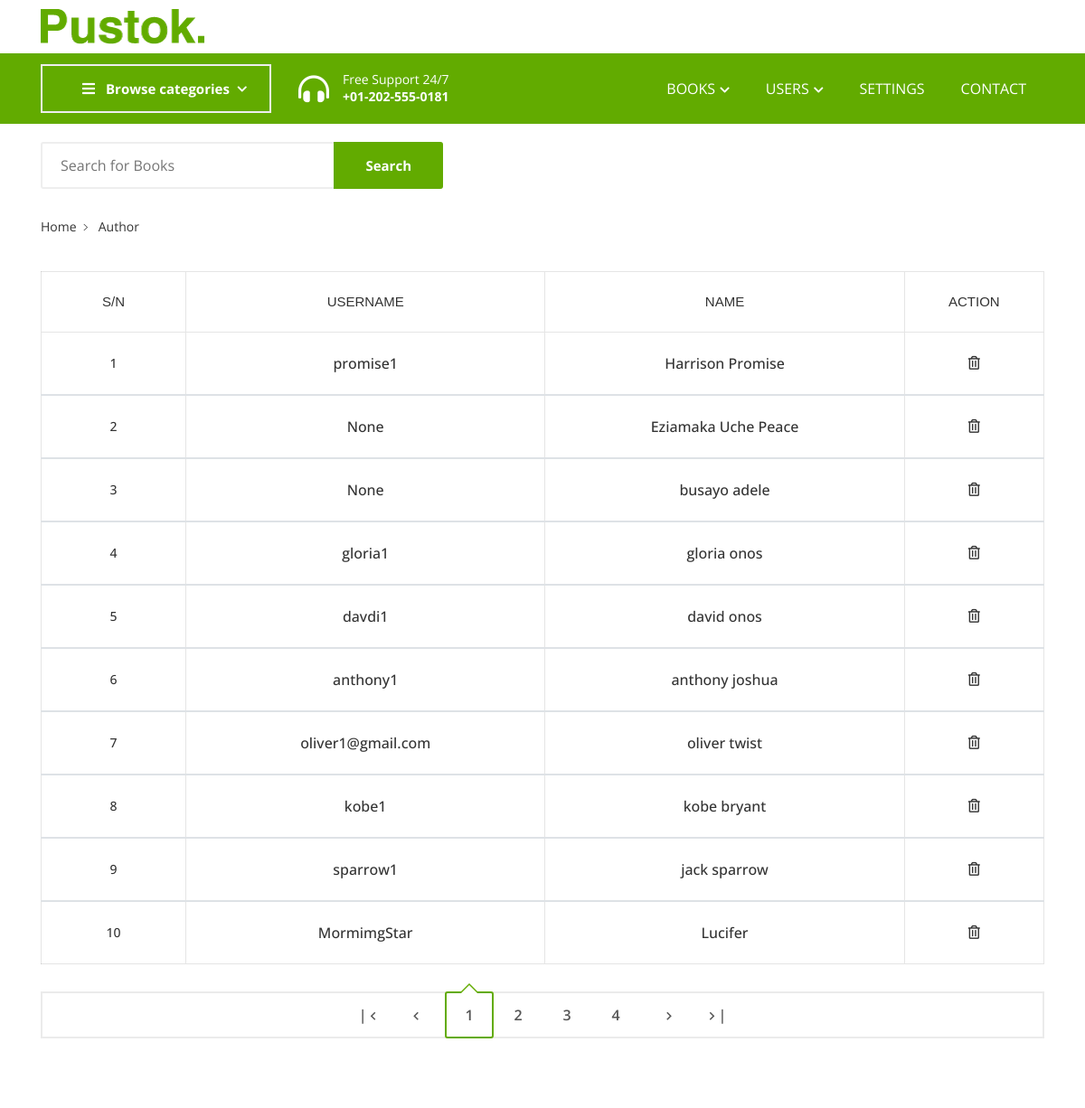
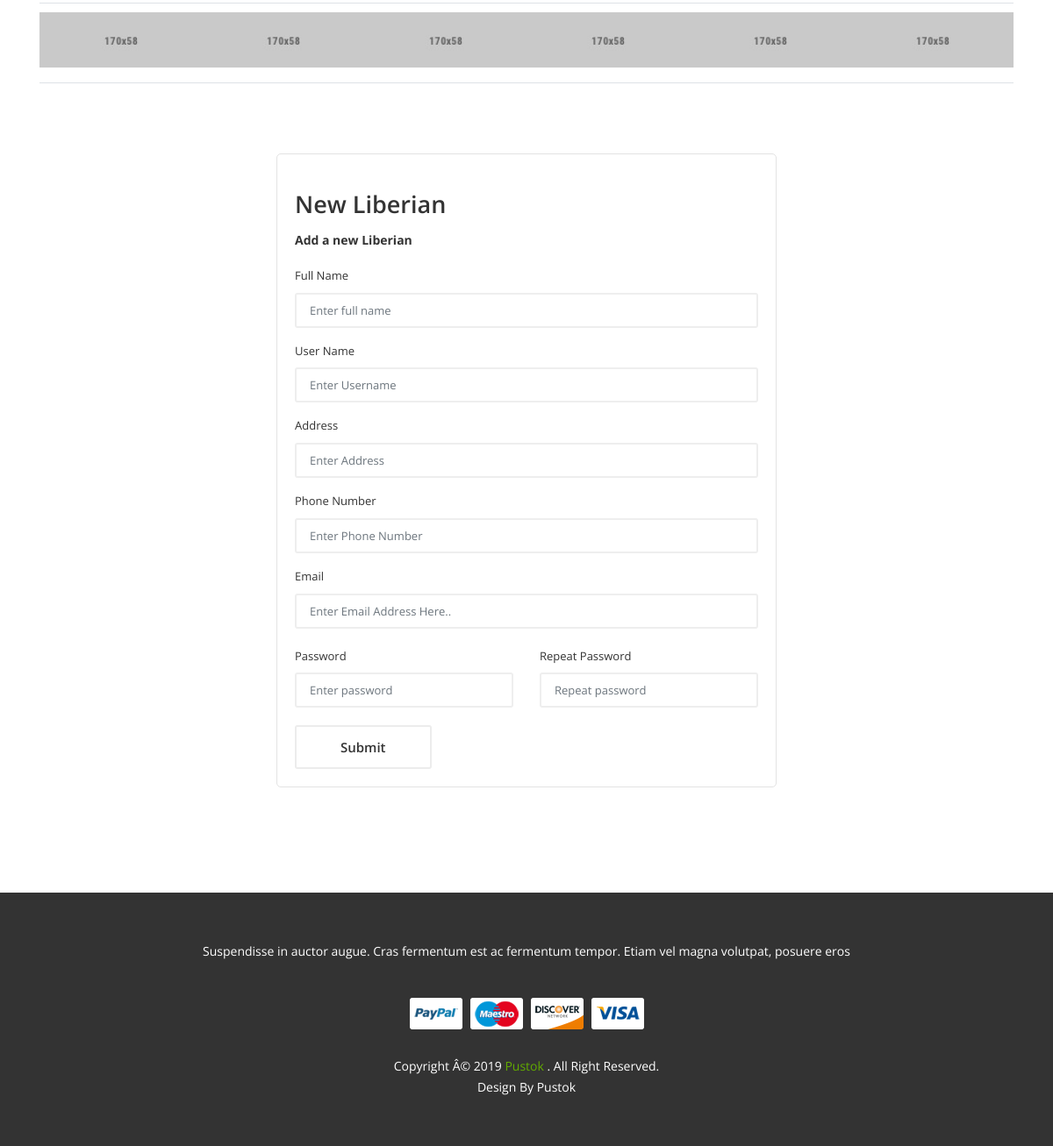
/roles (signed in), run on the app's committed database (2 pictures, top to bottom).
### App/models.py (models this page shows)
class Settings(models.Model):
    image=models.ImageField(null=True,blank=True)
    name=models.TextField(null=True,blank=True)

class Liberian(models.Model):
    user = models.OneToOneField(User, related_name="profile", on_delete=models.CASCADE)
    username=models.CharField(max_length=100, null=True,blank=True)
    name= models.CharField(max_length=100)
    address= models.TextField()
    phone_number=models.IntegerField()

### App/views.py (the view, shortened to what this page needs)
# urls.py: path("roles", views.roles, name="roles"),
@login_required
def roles(request):
    context = {"liberians": Liberian.objects.all(), "categ":Genre.objects.all(), "lists":Genre.objects.all(), "details":Settings.objects.all()}
    return render(request,'roles.html', context)

### App/templates/roles.html (shortened to what this page needs)
{% load static %}
<!DOCTYPE html>
<html lang="zxx">
 <head>
  <link href="{% static 'css/plugins.css' %}" media="screen" rel="stylesheet" type="text/css"/>
  <link href="{% static 'css/main.css' %}" media="screen" rel="stylesheet" type="text/css"/>
 </head>
 <body>
  <div class="site-wrapper" id="top">
   <div class="site-header header-2 mb--20 d-none d-lg-block">
    <div class="header-middle pt--10 pb--10">
     <div class="container">
      <div class="row align-items-center">
       <div class="col-lg-3">
         <a class="site-brand" href="index.html">
           {% for detail in details %}
          <img alt="" src="{{detail.image.url}}"/>
           {% endfor %}
         </a>
       </div>
      </div>
     </div>
    </div>
    <div class="header-bottom bg-primary">
     <div class="container">
      <div class="row align-items-center">
       <div class="col-lg-3">
        <nav class="category-nav white-nav">
         <div>
          <a class="category-trigger" href="javascript:void(0)">
           <i class="fa fa-bars">
           </i>
           Browse
                                        categories
          </a>
         </div>
        </nav>
       </div>
       <div class="col-lg-3">
        <div class="header-phone color-white">
         <div class="icon">
          <i class="fas fa-headphones-alt">
          </i>
         </div>
         <div class="text">
          <p>
           Free Support 24/7
          </p>
          <p class="font-weight-bold number">
           +01-202-555-0181
          </p>
         </div>
        </div>
       </div>
       <div class="col-lg-6">
        <div class="main-navigation flex-lg-right">
         <ul class="main-menu menu-right main-menu--white li-last-0">
          <li class="menu-item has-children">
           <a href="javascript:void(0)">
            Books
            <i class="fas fa-chevron-down dropdown-arrow">
            </i>
           </a>
          </li>
          <li class="menu-item has-children mega-menu">
           <a href="javascript:void(0)">
            Users
            <i class="fas fa-chevron-down dropdown-arrow">
            </i>
           </a>
          </li>
          <li class="menu-item">
           <a href="settings">
            Settings
           </a>
          </li>
          <li class="menu-item">
           <a href="contact">
            Contact
           </a>
          </li>
         </ul>
        </div>
       </div>
      </div>
     </div>
    </div>
   </div>
    <div class="header-bottom pb--10">
     <div class="container">
      <div class="row align-items-center">
       <div class="col-lg-5">
        <div class="header-search-block">
         <input placeholder="Search for Books" type="text"/>
         <button>
          Search
         </button>
        </div>
       </div>
      </div>
     </div>
    </div>
   </div>
   <section class="breadcrumb-section">
    <div class="container">
     <div class="breadcrumb-contents">
      <nav aria-label="breadcrumb">
       <ol class="breadcrumb">
        <li class="breadcrumb-item">
         <a href="index.html">
          Home
         </a>
        </li>
        <li class="breadcrumb-item active">
         Author
        </li>
       </ol>
      </nav>
     </div>
    </div>
   </section>
   <div class="cart_area inner-page-sec-padding-bottom">
    <div class="container">
     <div class="row">
      <div class="col-12">
       <form action="./">
        <div class="cart-table table-responsive">
         <table class="table">
          <thead>
           <tr>
             <th class="pro-thumbnail">
              S/N
             </th>
            <th class="pro-title">
             UserName
            </th>
            <th class="pro-title">
             Name
            </th>
            <th class="pro-remove">
             Action
            </th>
           </tr>
          </thead>
          {% for liberian in liberians %}
          <tbody>
           <tr>
             <td class="pro-thumbnail">
              <a href="#">
               {{liberian.id}}
              </a>
             </td>
            <td class="pro-title">
             <a href="#">
              {{liberian.username}}
             </a>
            </td>
            <td class="pro-title">
             <a href="#">
              {{liberian.name}}
             </a>
            </td>
              <td class="pro-remove">
                <a href="#">
                  <i class="far fa-trash-alt"></i>
                </a>
              </td>
           </tr>
          </tbody>
          {% endfor %}
         </table>
        </div>
       </form>
      </div>
     </div>
     <div class="row pt--30">
      <div class="col-md-12">
       <div class="pagination-block">
        <ul class="pagination-btns flex-center">
         <li>
          <a class="single-btn prev-btn" href="">
           |
           <i class="zmdi zmdi-chevron-left">
           </i>
          </a>
         </li>
         <li>
          <a class="single-btn prev-btn" href="">
           <i class="zmdi zmdi-chevron-left">
           </i>
          </a>
         </li>
         <li class="active">
          <a class="single-btn" href="">
           1
          </a>
         </li>
         <li>
          <a class="single-btn" href="">
           2
          </a>
         </li>
         <li>
          <a class="single-btn" href="">
           3
          </a>
         </li>
         <li>
          <a class="single-btn" href="">
           4
          </a>
         </li>
         <li>
          <a class="single-btn next-btn" href="">
           <i class="zmdi zmdi-chevron-right">
           </i>
          </a>
         </li>
         <li>
          <a class="single-btn next-btn" href="">
           <i class="zmdi zmdi-chevron-right">
           </i>
           |
          </a>
         </li>
        </ul>
       </div>
      </div>
     </div>
    </div>
   </div>
  <section class="section-margin">
   <div class="container">
    <div class="brand-slider sb-slick-slider border-top border-bottom" data-slick-responsive='[
                {"breakpoint":992, "settings": {"slidesToShow": 4} },
                {"breakpoint":768, "settings": {"slidesToShow": 3} },
                {"breakpoint":575, "settings": {"slidesToShow": 3} },
                {"breakpoint":480, "settings": {"slidesToShow": 2} },
                {"breakpoint":320, "settings": {"slidesToShow": 1} }
            ]' data-slick-setting='{
                                            "autoplay": true,
                                            "autoplaySpeed": 8000,
                                            "slidesToShow": 6
                                            }'>
     <div class="single-slide">
      <img alt="" src="{% static 'image/others/brand-1.jpg' %}"/>
     </div>
     <div class="single-slide">
      <img alt="" src="{% static 'image/others/brand-2.jpg' %}"/>
     </div>
     <div class="single-slide">
      <img alt="" src="{% static 'image/others/brand-3.jpg' %}"/>
     </div>
     <div class="single-slide">
      <img alt="" src="{% static 'image/others/brand-4.jpg' %}"/>
     </div>
     <div class="single-slide">
      <img alt="" src="{% static 'image/others/brand-5.jpg' %}"/>
     </div>
     <div class="single-slide">
      <img alt="" src="{% static 'image/others/brand-6.jpg' %}"/>
     </div>
    </div>
   </div>
  </section>
<center>
  <div class="col-sm-12 col-md-12 col-xs-12 col-lg-6 mb--30 mb-lg--0">
   <form method="POST">
    <div class="login-form">
     <h4 class="login-title">
      New Liberian
     </h4>
     <p>
      <span class="font-weight-bold">
       Add a new Liberian
      </span>
     </p>
     <div class="row">
      <div class="col-md-12 col-12 mb--15">
       <label for="email">
        Full Name
       </label>
       <input class="mb-0 form-control" id="full_name" name="full_name" placeholder="Enter full name" type="text"/>
      </div>
      <div class="col-md-12 col-12 mb--15">
       <label for="email">
        User Name
       </label>
       <input class="mb-0 form-control" id="username" name="username" placeholder="Enter Username" type="text"/>
      </div>
      <div class="col-md-12 col-12 mb--15">
       <label for="email">
        Address
       </label>
       <input class="mb-0 form-control" id="address" name="address" placeholder="Enter Address" type="text"/>
      </div>
      <div class="col-md-12 col-12 mb--15">
       <label for="email">
        Phone Number
       </label>
       <input class="mb-0 form-control" id="phone_number" name="phone_number" placeholder="Enter Phone Number" type="text"/>
      </div>
      <div class="col-12 mb--20">
       <label for="email">
        Email
       </label>
       <input class="mb-0 form-control" id="email" name="email" placeholder="Enter Email Address Here.." type="email"/>
      </div>
      <div class="col-lg-6 mb--20">
       <label for="password">
        Password
       </label>
       <input class="mb-0 form-control" id="password1" name="password1" placeholder="Enter password" type="password"/>
      </div>
      <div class="col-lg-6 mb--20">
       <label for="password">
        Repeat Password
       </label>
       <input class="mb-0 form-control" id="password2" name="password2" placeholder="Repeat password" type="password"/>
      </div>
       <div class="col-md-12">
          <button class="btn btn-outlined" type="submit">
              Submit
          </button>
      </div>
     </div>
    </div>
   </form>
  </div>
</center>
<footer class="site-footer">
 <div class="container">
  <div class="row justify-content-between section-padding">
   <div class="col-xl-3 col-lg-4 col-sm-6">
    <div class="single-footer pb--40">
    </div>
   </div>
   <div class="col-xl-3 col-lg-2 col-sm-6">
   </div>
   <div class="col-xl-3 col-lg-2 col-sm-6">
   </div>
   <div class="col-xl-3 col-lg-4 col-sm-6">
   </div>
  </div>
 </div>
 <div class="footer-bottom">
  <div class="container">
   <p class="copyright-heading">
    Suspendisse in auctor augue. Cras fermentum est ac fermentum tempor. Etiam
                  vel
                  magna volutpat, posuere eros
   </p>
   <a class="payment-block" href="#">
    <img alt="" src="{% static 'image/icon/payment.png' %}"/>
   </a>
   <p class="copyright-text">
    Copyright Â© 2019
    <a class="author" href="#">
     Pustok
    </a>
    . All Right Reserved.
    <br/>
    Design By Pustok
   </p>
  </div>
 </div>
</footer>
</body>
</html>

### data on the page
Settings: image (picture)
Liberian: id "1", username "promise1", name "Harrison Promise"
Liberian: id "2", username "None", name "Eziamaka Uche Peace"
Liberian: id "3", username "None", name "busayo adele"
Liberian: id "4", username "gloria1", name "gloria onos"
Liberian: id "5", username "davdi1", name "david onos"
Liberian: id "6", username "anthony1", name "anthony joshua"
Liberian: id "7", username "oliver1@gmail.com", name "oliver twist"
Liberian: id "8", username "kobe1", name "kobe bryant"
Liberian: id "9", username "sparrow1", name "jack sparrow"
Liberian: id "10", username "MormimgStar", name "Lucifer"
